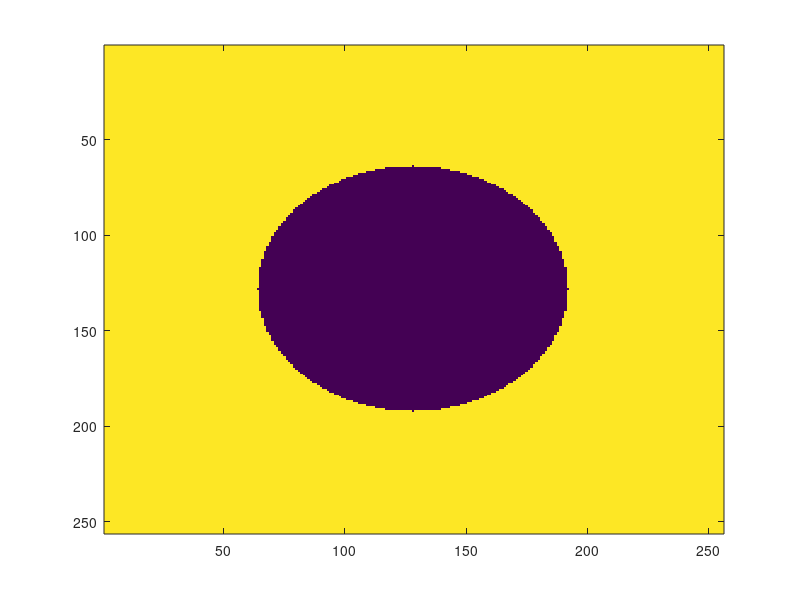

Write MATLAB code to recreate this figure.
clear;
clc;

grid = importdata('Grid.dat');
urd = 1.0;
erd1 = 1.0;
erd2 = 3.0;

%Initialize Layers to device
UR = urd * ones(grid(4),grid(5));
ER = erd2 * ones(grid(4),grid(5));

[cols rows] = meshgrid(1:grid(4), 1:grid(5));
% Next create the circle in the image.
centerX = round(grid(4)/2);
centerY = round(grid(5)/2);
radius = round(grid(4)/4);
circlePixels = (rows - centerY).^2 ...
    + (cols - centerX).^2 <= radius.^2;
ER(circlePixels) = erd1;

imagesc(ER)

save ER_Layer1.dat ER;
save UR_Layer1.dat UR;

